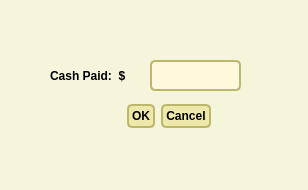
<?xml version="1.0" encoding="UTF-8"?>
<ui version="4.0">
 <class>Dialog</class>
 <widget class="QDialog" name="Dialog">
  <property name="geometry">
   <rect>
    <x>0</x>
    <y>0</y>
    <width>308</width>
    <height>190</height>
   </rect>
  </property>
  <property name="windowTitle">
   <string>Cash</string>
  </property>
  <property name="styleSheet">
   <string notr="true">#Dialog {
   background-color: beige;
}

/* Nice Windows-XP-style password character. */
QLineEdit[echoMode=&quot;2&quot;] {
    lineedit-password-character: 9679;
}

/* We provide a min-width and min-height for push buttons
   so that they look elegant regardless of the width of the text. */
QPushButton {
    background-color: palegoldenrod;
    border-width: 2px;
    border-color: darkkhaki;
    border-style: solid;
    border-radius: 5;
    padding: 3px;
    min-width: 9ex;
    min-height: 2.5ex;
}

QPushButton:hover {
   background-color: khaki;
}

/* Increase the padding, so the text is shifted when the button is
   pressed. */
QPushButton:pressed {
    padding-left: 5px;
    padding-top: 5px;
    background-color: #d0d67c;
}

QLabel, QAbstractButton {
    font: bold;
}

/* Mark mandatory fields with a brownish color. */
.mandatory {
    color: brown;
}

/* Bold text on status bar looks awful. */
QStatusBar QLabel {
   font: normal;
}

QStatusBar::item {
    border-width: 1;
    border-color: darkkhaki;
    border-style: solid;
    border-radius: 2;
}

QComboBox, QLineEdit, QSpinBox, QTextEdit, QListView {
    background-color: cornsilk;
    selection-color: #0a214c; 
    selection-background-color: #C19A6B;
}

QListView {
    show-decoration-selected: 1;
}

QListView::item:hover {
    background-color: wheat;
}

/* We reserve 1 pixel space in padding. When we get the focus,
   we kill the padding and enlarge the border. This makes the items
   glow. */
QLineEdit, QFrame {
    border-width: 2px;
    padding: 1px;
    border-style: solid;
    border-color: darkkhaki;
    border-radius: 5px;
}

/* As mentioned above, eliminate the padding and increase the border. */
QLineEdit:focus, QFrame:focus {
    border-width: 3px;
    padding: 0px;
}

/* A QLabel is a QFrame ... */
QLabel {
    border: none;
    padding: 0;
    background: none;
}

/* A QToolTip is a QLabel ... */
QToolTip {
    border: 2px solid darkkhaki;
    padding: 5px;
    border-radius: 3px;
    opacity: 200;
}

/* Nice to have the background color change when hovered. */
QRadioButton:hover, QCheckBox:hover {
    background-color: wheat;
}

/* Force the dialog's buttons to follow the Windows guidelines. */
QDialogButtonBox {
    button-layout: 0;
}</string>
  </property>
  <widget class="QDialogButtonBox" name="buttonBox">
   <property name="geometry">
    <rect>
     <x>-130</x>
     <y>100</y>
     <width>341</width>
     <height>32</height>
    </rect>
   </property>
   <property name="orientation">
    <enum>Qt::Horizontal</enum>
   </property>
   <property name="standardButtons">
    <set>QDialogButtonBox::Cancel|QDialogButtonBox::Ok</set>
   </property>
  </widget>
  <widget class="QLabel" name="label">
   <property name="geometry">
    <rect>
     <x>50</x>
     <y>60</y>
     <width>131</width>
     <height>31</height>
    </rect>
   </property>
   <property name="text">
    <string>Cash Paid:  $</string>
   </property>
  </widget>
  <widget class="QLineEdit" name="lineEdit">
   <property name="geometry">
    <rect>
     <x>150</x>
     <y>60</y>
     <width>91</width>
     <height>31</height>
    </rect>
   </property>
  </widget>
 </widget>
 <resources/>
 <connections>
  <connection>
   <sender>buttonBox</sender>
   <signal>accepted()</signal>
   <receiver>Dialog</receiver>
   <slot>accept()</slot>
   <hints>
    <hint type="sourcelabel">
     <x>248</x>
     <y>254</y>
    </hint>
    <hint type="destinationlabel">
     <x>157</x>
     <y>274</y>
    </hint>
   </hints>
  </connection>
  <connection>
   <sender>buttonBox</sender>
   <signal>rejected()</signal>
   <receiver>Dialog</receiver>
   <slot>reject()</slot>
   <hints>
    <hint type="sourcelabel">
     <x>316</x>
     <y>260</y>
    </hint>
    <hint type="destinationlabel">
     <x>286</x>
     <y>274</y>
    </hint>
   </hints>
  </connection>
 </connections>
</ui>
